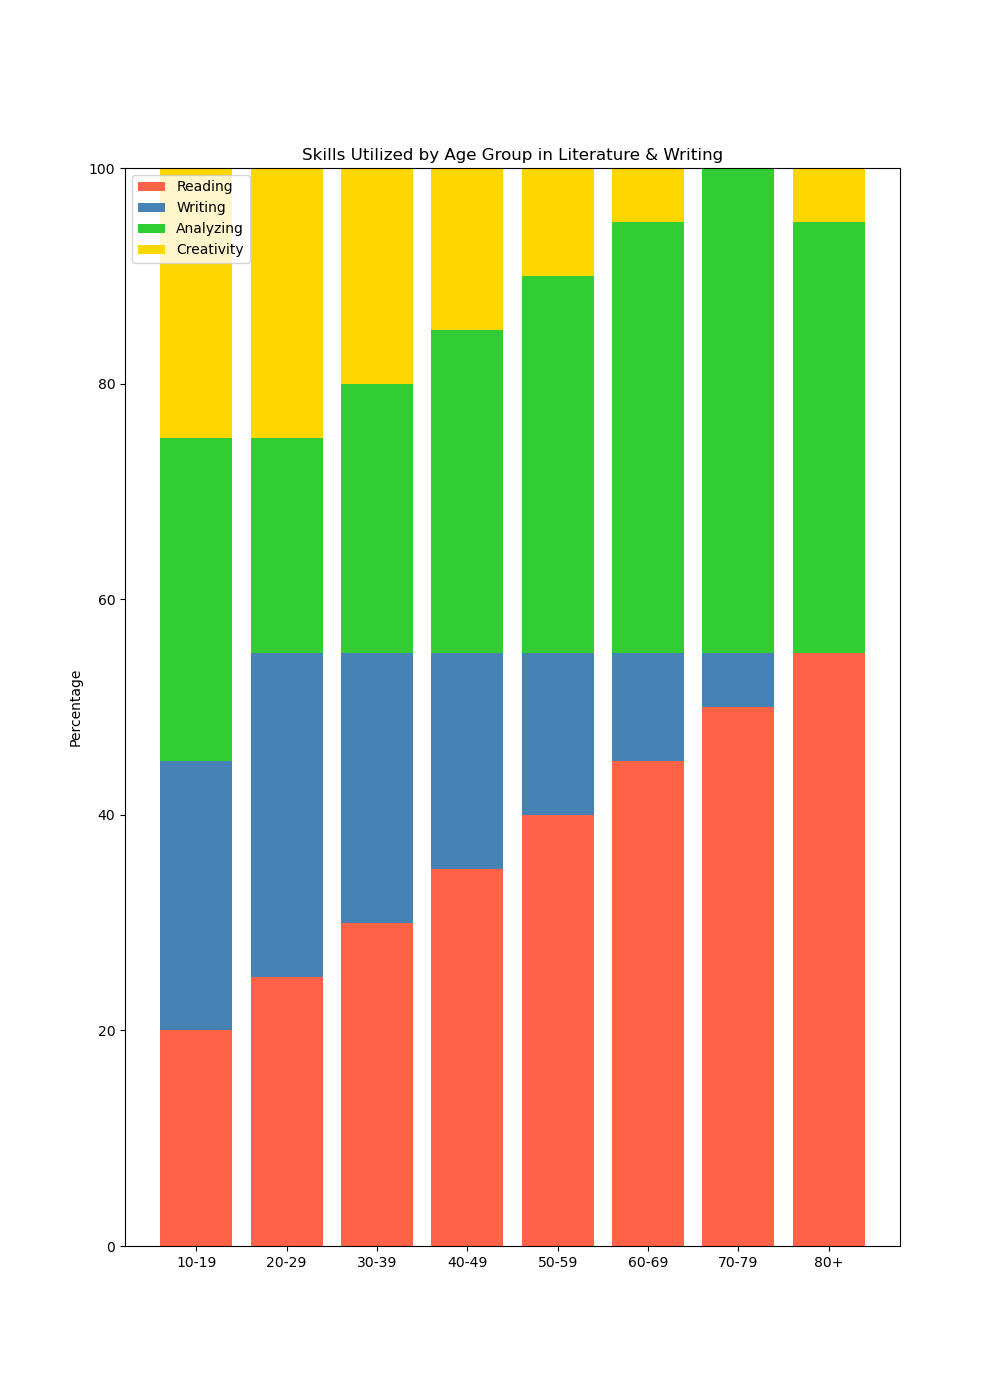

This figure's Python source:

import matplotlib.pyplot as plt
import numpy as np

# Data
age_groups = ["10-19", "20-29", "30-39", "40-49", "50-59", "60-69", "70-79", "80+"]
reading = [20, 25, 30, 35, 40, 45, 50, 55]
writing = [25, 30, 25, 20, 15, 10, 5, 0]
analyzing = [30, 20, 25, 30, 35, 40, 45, 40]
creativity = [25, 25, 20, 15, 10, 5, 0, 5]

# Plot
fig, ax = plt.subplots(figsize=(10, 14))

width = 0.8  # width of bars
age_index = np.arange(len(age_groups))

# Stacked bar chart
p1 = ax.bar(age_index, reading, width, color='#FF6347', label='Reading')
p2 = ax.bar(age_index, writing, width, bottom=reading, color='#4682B4', label='Writing')
p3 = ax.bar(age_index, analyzing, width, bottom=np.array(reading) + np.array(writing), color='#32CD32', label='Analyzing')
p4 = ax.bar(age_index, creativity, width, bottom=np.array(reading) + np.array(writing) + np.array(analyzing), color='#FFD700', label='Creativity')

# Labels and title
ax.set_ylabel('Percentage')
ax.set_title('Skills Utilized by Age Group in Literature & Writing')
ax.set_xticks(age_index)
ax.set_xticklabels(age_groups)
ax.legend(loc='upper left')

# Display
plt.show()
